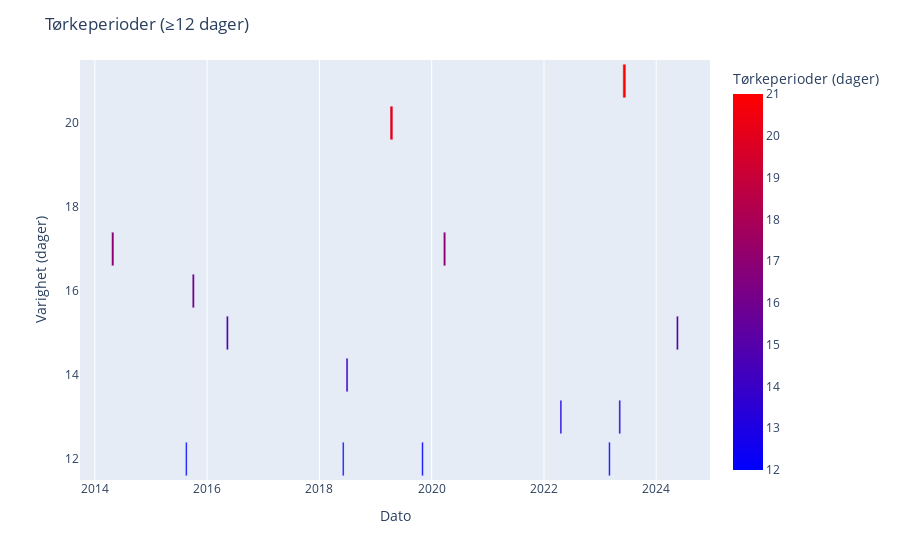

The cell this chart's notebook holds for it:
### Markdown cell above
### Tørkeperioder
Grafen gir oversikt over alle tørkeperiode (dager uten nedbør) som varte over 12 kontinuerlig dager.

### Code cell
visualizer.plot_dry_periods(grense=12)

### Figure 1 — Plotly figure (JSON) as saved in the notebook; plotly's stock layout.template omitted (floating-point values rounded to 4 significant figures)
{"data": [{"base": ["2014-04-19T00:00:00.000000000", "2015-08-13T00:00:00.000000000", "2015-09-26T00:00:00.000000000", "2016-05-05T00:00:00.000000000", "2018-05-30T00:00:00.000000000", "2018-06-23T00:00:00.000000000", "2019-04-05T00:00:00.000000000", "2019-10-28T00:00:00.000000000", "2020-03-17T00:00:00.000000000", "2022-04-15T00:00:00.000000000", "2023-02-25T00:00:00.000000000", "2023-05-03T00:00:00.000000000", "2023-05-29T00:00:00.000000000", "2024-05-11T00:00:00.000000000"], "hovertemplate": "Startdato=%{base}<br>Sluttdato=%{x}<br>Tørkeperioder (dager)=%{marker.color}<extra></extra>", "legendgroup": "", "marker": {"color": [17, 12, 16, 15, 12, 14, 20, 12, 17, 13, 12, 13, 21, 15], "coloraxis": "coloraxis", "pattern": {"shape": ""}}, "name": "", "orientation": "h", "showlegend": false, "textposition": "auto", "type": "bar", "x": [1382400000, 950400000, 1296000000, 1209600000, 950400000, 1123200000, 1641600000, 950400000, 1382400000, 1036800000, 950400000, 1036800000, 1728000000, 1209600000], "xaxis": "x", "y": [17, 12, 16, 15, 12, 14, 20, 12, 17, 13, 12, 13, 21, 15], "yaxis": "y"}], "layout": {"barmode": "overlay", "coloraxis": {"colorbar": {"title": {"text": "Tørkeperioder (dager)"}}, "colorscale": [[0, "rgb(0,0,255)"], [1, "rgb(255,0,0)"]]}, "legend": {"tracegroupgap": 0}, "margin": {"t": 60}, "showlegend": false, "title": {"text": "Tørkeperioder (≥12 dager)"}, "xaxis": {"anchor": "y", "domain": [0, 1], "title": {"text": "Dato"}, "type": "date"}, "yaxis": {"anchor": "x", "domain": [0, 1], "title": {"text": "Varighet (dager)"}}}}
